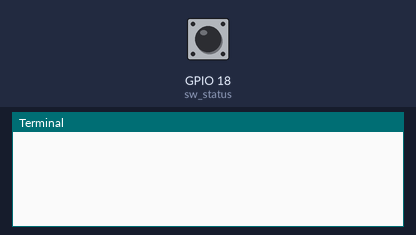
Recording of a program running on a simulated Raspberry Pi (BCM pin numbers). Parts: the last lines printed to the terminal. Inputs (shaded band) come from the test bench; at power-on: GPIO 18 (sw_status) HIGH. The run ends when the program shuts the computer down. At 7.4 s the program puts the board to deep sleep or switches it off; the recording ends there.

Above: at 1.2 s.
1.3 s: GPIO 18 (sw_status) pulled LOW for 0.15 s
At 2.6 s:
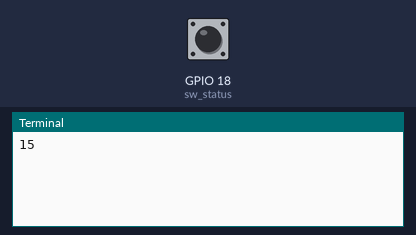
2.9 s: GPIO 18 (sw_status) pulled LOW for 1 s
At 4.2 s:
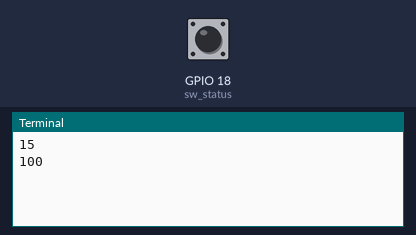

The program:

shutdown_button.py
```python
import time
import RPi.GPIO as GPIO
import subprocess

GPIO.setmode(GPIO.BCM)

GPIO.setup(18,GPIO.IN,pull_up_down=GPIO.PUD_UP)

try:
    while True:
        GPIO.wait_for_edge(18,GPIO.FALLING)
        sw_counter = 0

        while True:
            sw_status = GPIO.input(18)

            if sw_status == 0:
                sw_counter = sw_counter + 1

                if sw_counter >= 200:
                    subprocess.call("sudo shutdown -h now",shell=True)
                    print("OK")
                    break
            else:
                break

            time.sleep(0.01)
        print(sw_counter)

except KeyboardInterrupt:
    pass
finally:
    GPIO.cleanup()
```

Measured:
- after the input at 1.3 s, the terminal: prints a new line after 0.15 s (image 1)
- after the input at 2.9 s, the terminal: prints a new line after 1.0 s (image 2)
